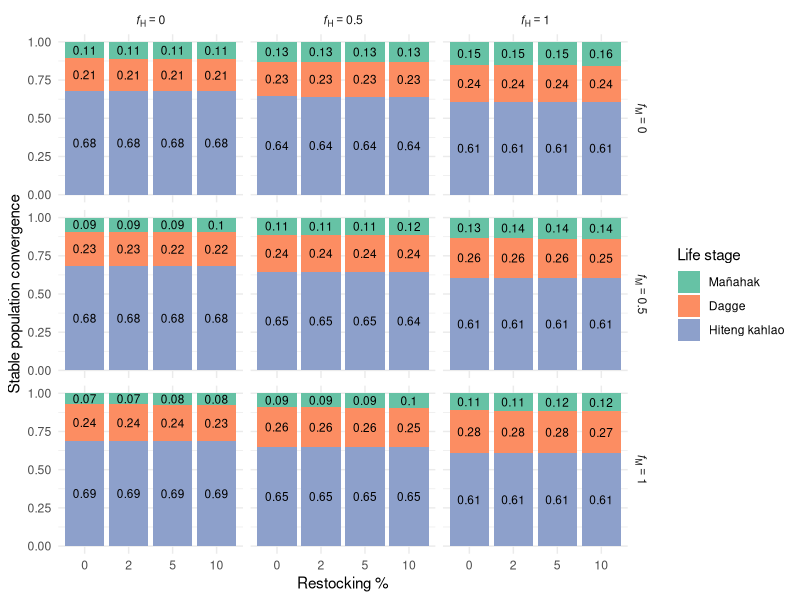

Source code (R):
library(tidyverse)
library(viridis)
library(purrr)
library(dplyr)

# Parameters
juvenile_mortality <- 0.9 / 2
subadult_mortality <- 0.54 / 2
adult_mortality <- 0.33 / 2
juvenile_survival_rate <- 1 - juvenile_mortality
subadult_survival_rate <- 1 - subadult_mortality
adult_survival_rate <-  1 - adult_mortality

juvenile_to_subadult_rate <- 1
subadult_to_adult_rate <- 0.5

reproduction_rate <- 2
reproduction_rate_2 <- 1.5

carrying_capacity <- 68
time_steps <- 200

# Parameter ranges
fishing_effort_values <- c(0, 0.25, 0.5)
restocking_values <- c(0, 1, 3, 5.5) # Restocking scenarios

#Current fishing for burn in
F_current_instantaneous <- 0.09 
F_current_discrete <- (1 - exp(-F_current_instantaneous)) / 2
F_current_discrete

F_current_discrete_juv <- 0.01


















run_simulation <- function(F_adults, F_juveniles, restocked_juveniles, burn_in_time = 100) {
  juvenile_population <- 10
  subadult_population <- 10
  adult_population <- 10
  
  # Store population over time and eigenvalues
  population_over_time <- numeric(time_steps)
  eigenvalues_over_time <- numeric(time_steps) 
  eigenvectors_over_time <- vector("list", time_steps)
  restocked_dagge_values <- numeric(time_steps) 
  
  for (t in 1:time_steps) {
    if (t <= burn_in_time) {
      F_adults_current <- F_current_discrete
      F_juveniles_current <- F_current_discrete_juv
      restocking <- 0
    } else {
      F_adults_current <- F_adults
      F_juveniles_current <- F_juveniles
      restocking <- restocked_juveniles
    }
    
    current_reproduction_rate <- ifelse(t %% 2 == 0, reproduction_rate, reproduction_rate_2)
    
    total_population <- juvenile_population + subadult_population + adult_population
    new_juveniles <- adult_population * current_reproduction_rate * (1 - total_population / carrying_capacity)
    surviving_juveniles <- juvenile_population * juvenile_survival_rate * (1 - F_juveniles_current)
    new_subadults <- juvenile_population * juvenile_to_subadult_rate
    surviving_subadults <- subadult_population * subadult_survival_rate
    new_adults <- subadult_population * subadult_to_adult_rate
    surviving_adults <- adult_population * adult_survival_rate * (1 - F_adults_current)
    
    if (t %% 2 == 0) {
      juvenile_population <- max(0, new_juveniles + surviving_juveniles - new_subadults - restocking)
      restocked_dagge <- restocking + (2.35 * (1 - restocking / carrying_capacity))
      
      restocked_dagge_values[t] <- restocked_dagge  # Store restocked dagge value
      subadult_population <- max(0, new_subadults + surviving_subadults - new_adults + restocked_dagge)
    } else {
      juvenile_population <- max(0, new_juveniles + surviving_juveniles - new_subadults)
      subadult_population <- max(0, new_subadults + surviving_subadults - new_adults)
    }
    
    adult_population <- max(0, new_adults + surviving_adults)
    
    # Store total population at each timestep
    total_population <- juvenile_population + subadult_population + adult_population
    population_over_time[t] <- total_population 
    
    
    # Construct the population transition matrix
    transition_matrix <- matrix(c(
      #0, 0, current_reproduction_rate - (restocking / carrying_capacity),  # Juvenile production
      - (restocking / carrying_capacity), 0, current_reproduction_rate,  # Juvenile production
      juvenile_survival_rate * (1 - F_juveniles_current) * juvenile_to_subadult_rate + (restocking + (2.35 * (1 - restocking / carrying_capacity))) / carrying_capacity, 0, 0,  # Juvenile survival to subadult
      0, subadult_survival_rate * subadult_to_adult_rate, adult_survival_rate * (1 - F_adults_current)  # Subadult survival & transition
    ), nrow = 3, byrow = TRUE)
    
    # Compute the dominant eigenvalue (growth rate)
    eigenvalues <- eigen(transition_matrix)$values
    dominant_eigenvalue <- max(Re(eigenvalues))  # Take the real part
    eigenvalues_over_time[t] <- dominant_eigenvalue
    
    
    #Second matrix for reproductive contribution
    #transition matrix for reproductive contribution
    transition_matrix_r <- matrix(c(
      - (restocking / carrying_capacity), juvenile_survival_rate * (1 - F_juveniles_current) * juvenile_to_subadult_rate + 
        (restocking + (2.35 * (1 - restocking / carrying_capacity))) / carrying_capacity, 0,
      0, 0, subadult_survival_rate * subadult_to_adult_rate,
      current_reproduction_rate, 0, adult_survival_rate * (1 - F_adults_current)
    ), nrow=3, byrow = TRUE)
    
    # Compute the dominant eigenvalue (growth rate)
    eigenvectors <- eigen(transition_matrix_r)$vectors
    principle_eigenvector <- eigenvectors[,1]
    eigenvectors_over_time[[t]] <- principle_eigenvector
    
    
  }
  
  return(list(
    avg_population_last_20 = mean(population_over_time[(time_steps - 19):time_steps]),
    avg_eigenvalue_last_20 = mean(eigenvalues_over_time[(time_steps - 19):time_steps]),  # Average last 20 timesteps
    end_eigenvector = eigenvectors_over_time[[time_steps]]
  ))
}



all_results <- data.frame()

for (restocked_juveniles in restocking_values) {
  sensitivity_results <- expand.grid(
    F_adults = fishing_effort_values,
    F_juveniles = fishing_effort_values
  ) %>%
    mutate(
      Avg_Total_Population = 0,
      Avg_Eigenvalue = 0,
      Eigenvector = vector("list", n())
    )

  
  reference_population <- run_simulation(
    F_adults = 0,
    F_juveniles = 0,
    restocked_juveniles = 0,
    burn_in_time = 100
  )
  
  for (i in seq_len(nrow(sensitivity_results))) {
    sim_result <- run_simulation(
      F_adults = sensitivity_results$F_adults[i],
      F_juveniles = sensitivity_results$F_juveniles[i],
      restocked_juveniles = restocked_juveniles,
      burn_in_time = 100
    )
    
    sensitivity_results$Avg_Total_Population[i] <- sim_result$avg_population_last_20
    sensitivity_results$Avg_Eigenvalue[i] <- sim_result$avg_eigenvalue_last_20
    sensitivity_results$Eigenvector[[i]] <- sim_result$end_eigenvector
  }
  
  sensitivity_results <- sensitivity_results %>%
    mutate(
      Relative_Population = Avg_Total_Population / reference_population$avg_population_last_20,
      Restocking_Percent = round((restocked_juveniles / reference_population$avg_population_last_20) * 100, 0)
    )
  
  all_results <- bind_rows(all_results, sensitivity_results)
}









###Visualizing eigenvectors

all_results_long <- all_results %>%
  mutate(
    juvenile_contrib = map_dbl(Eigenvector, ~ Re(.x[1])),
    subadult_contrib = map_dbl(Eigenvector, ~ Re(.x[2])),
    adult_contrib = map_dbl(Eigenvector, ~ Re(.x[3]))
  )




all_results_long <- all_results_long %>%
  rowwise() %>%
  mutate(
    total = juvenile_contrib + subadult_contrib + adult_contrib,
    juvenile_prop = juvenile_contrib / total,
    subadult_prop = subadult_contrib / total,
    adult_prop = adult_contrib / total
  ) %>%
  ungroup()


# Create custom facet labels using expressions
all_results_long$F_adults <- factor(all_results_long$F_adults,
                                         levels = c(0, 0.25, 0.5),
                                         labels = c("italic(f)[H]==0", "italic(f)[H]==0.5", "italic(f)[H]==1")
)

all_results_long$F_juveniles <- factor(all_results_long$F_juveniles,
                                       levels = c(0, 0.25, 0.5),
                                       labels = c("italic(f)[M]==0", "italic(f)[M]==0.5", "italic(f)[M]==1")
)


# Plot
stabledist <- all_results_long %>%
  pivot_longer(cols = c(juvenile_prop, subadult_prop, adult_prop),
               names_to = "stage", values_to = "proportion") %>%
  mutate(
    stage = factor(stage, levels = c("juvenile_prop", "subadult_prop", "adult_prop"),
                   labels = c("Mañahak", "Dagge", "Hiteng kahlao"))
  ) %>%
  ggplot(aes(x = factor(Restocking_Percent), y = proportion, fill = stage)) +
  geom_bar(stat = "identity", position = "stack") +
  geom_text(aes(label = round(proportion, 2)),
            position = position_stack(vjust = 0.5),
            size = 3, color = "black") +
  facet_grid(F_juveniles ~ F_adults, labeller = label_parsed) +
  labs(x = "Restocking %", y = "Stable population convergence",
       fill = "Life stage") +
  theme_minimal() +
  theme(strip.text = element_text(face = "italic")) +
  scale_fill_brewer(palette = "Set2")



all_results_long %>%
  group_by(F_adults, F_juveniles, Restocking_Percent) %>%
  summarise(across(ends_with("_prop"), mean))



ggsave("~/Desktop/stabledist.png", stabledist, width=8, height=6, bg="transparent")
